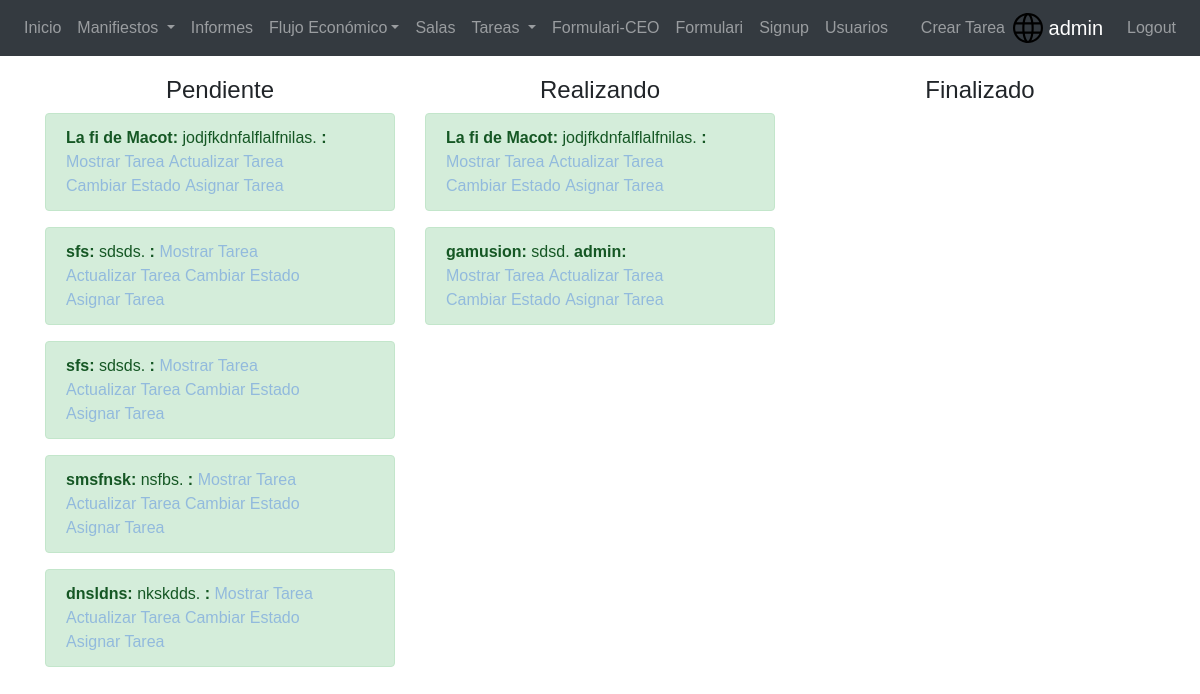
The page /application/tareas/mantenimiento (signed in) on the database as committed earlier.
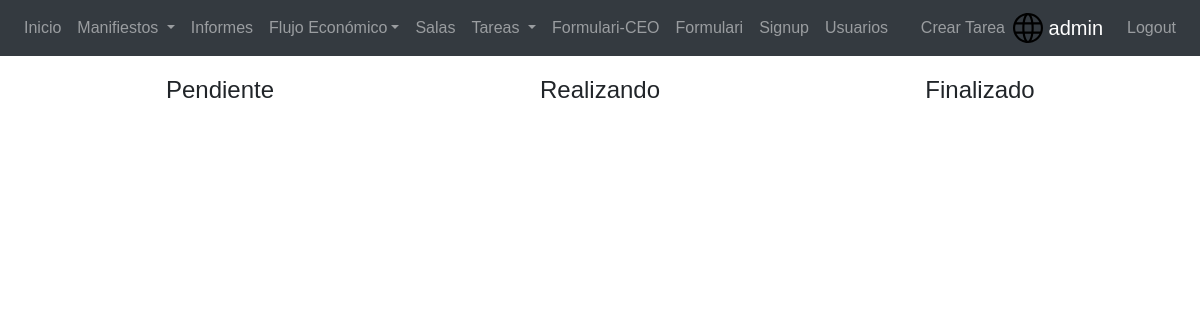
The same page on the database as committed later.
### application/models.py (models this page shows, shortened)
class Task(models.Model):
    T_STATUS = (('M', 'Manteniment'), ('O', 'Operarios'))
    t_status = models.CharField(max_length=1, choices=T_STATUS, blank=False, default='O')
    TASK_STATUS = (('P', 'Pendiente'), ('R', 'Realizando'), ('F', 'Finalizada'))
    status = models.CharField(max_length=1, choices=TASK_STATUS, blank=False, default='P')
    TYPE_STATUS = (('B', 'Blanco'), ('V', 'Verde'), ('A', 'Azul'))
    tipus = models.CharField(max_length=1, choices=TYPE_STATUS, blank=False, default='V')
    assigned = models.ForeignKey(UserProfile, related_name='assignado', on_delete=models.CASCADE,null=True,blank=True) #Atribut opcional lliure eleccio per cada participant
    sala = models.ForeignKey(Room, related_name='relacionado_con', on_delete=models.CASCADE, null=True, blank=True)
    title = models.CharField(max_length=32)
    description = models.TextField(max_length=256)
    ocultar = models.BooleanField(default=False)

class UserProfile(models.Model):
    user = models.OneToOneField(User, related_name="profile",on_delete=models.CASCADE,default=0)
    ROLE_STATUS =(('admin','admin'),('gestorsala','gestor de sala'),('operario','operario'),('mantenimiento','operario de mantenimiento'),('CEO','CEO'))
    role = models.CharField(max_length=32, choices=ROLE_STATUS, blank=False, default='operario') #Null true and blank true ?¿

### application/views.py (the view)
# urls.py: path('tareas/mantenimiento', tareas_mantenimiento, name='tareas_mantenimiento'),
def tareas_mantenimiento(request):
    logged_user = request.user
    role_class = UserProfile.objects.filter(user=logged_user)
    if role_class.get().role == 'gestorsala' or role_class.get().role == 'mantenimiento' or role_class.get().role == 'admin':
        tasks_p = Task.objects.filter(status__contains='P').filter(t_status__contains='M').filter(ocultar='False')
        tasks_r = Task.objects.filter(status__contains='R').filter(t_status__contains='M').filter(ocultar='False')
        tasks_f = Task.objects.filter(status__contains='F').filter(t_status__contains='M').filter(ocultar='False')
        return render(request, 'GestorSala/tareas.html', context={'role_class':role_class.get(), 'tareas_p':tasks_p, 'tareas_r':tasks_r, 'tareas_f':tasks_f})
    else:
        raise PermissionDenied

### templates/GestorSala/tareas.html (shortened to what this page needs)
{% extends 'generic.html' %}
{% block informacio %}
    {% if role_class.role == 'gestorsala' or role_class.role == 'admin' or role_class.role == 'operario' or role_class.role == 'mantenimiento'%}
        <div style="margin-top:20px" class="container">
            <div class="row">
                <div class="col">
                    <h4 align="center">Pendiente</h4>
                    {% for tarea_p in tareas_p %}
                        {% if tarea_p.tipus == 'V' %}
                            <div class="alert alert-success alert-dismissible fade show">
                                <strong>{{ tarea_p.title}}:</strong> {{ tarea_p.description }}.
                                <strong>{{ tarea_p.assigned.user }}:</strong>
                                <a href="{% url 'task_detail' tarea_p.pk %}">Mostrar Tarea</a>
                                {% if role_class.role == 'gestorsala' or role_class.role == 'admin' %}
                                    <a href="{% url 'task_update_all' tarea_p.pk %}">Actualizar Tarea</a>
                                {% endif %}
                                <a href="{% url 'task_update_status' tarea_p.pk %}">Cambiar Estado</a>
                                <a href="{% url 'task_update_assigned' tarea_p.pk %}">Asignar Tarea</a>
                            </div>
                        {% endif %}
                    {% endfor %}
                </div>
                <div class="col">
                    <h4 align="center">Realizando</h4>
                    {% for tarea_r in tareas_r %}
                        {% if tarea_r.tipus == 'V' %}
                            <div class="alert alert-success alert-dismissible fade show">
                                <strong>{{ tarea_r.title}}:</strong> {{ tarea_r.description }}.
                                <strong>{{ tarea_r.assigned.user }}:</strong>
                                <a href="{% url 'task_detail' tarea_r.pk %}">Mostrar Tarea</a>
                                {% if role_class.role == 'gestorsala' or role_class.role == 'admin' %}
                                    <a href="{% url 'task_update_all' tarea_r.pk %}">Actualizar Tarea</a>
                                {% endif %}
                               <a href="{% url 'task_update_status' tarea_r.pk %}">Cambiar Estado</a>
                                <a href="{% url 'task_update_assigned' tarea_r.pk %}">Asignar Tarea</a>
                            </div>
                        {% endif %}
                    {% endfor %}
                </div>
                <div class="col">
                    <h4 align="center">Finalizado</h4>
                </div>
        </div>
        {% endif %}
{% endblock %}

Rows that differ between the two databases and show on the page:
removed Task: title "La fi de Macot", description "jodjfkdnfalflalfnilas", shown under "Pendiente"
removed Task: title "sfs", description "sdsds", shown under "Pendiente"
removed Task: title "sfs", description "sdsds", shown under "Pendiente"
removed Task: title "smsfnsk", description "nsfbs", shown under "Pendiente"
removed Task: title "dnsldns", description "nkskdds", shown under "Pendiente"
removed Task: title "La fi de Macot", description "jodjfkdnfalflalfnilas", shown under "Realizando"
removed Task: title "gamusion", description "sdsd", assigned.user "admin", shown under "Realizando"
